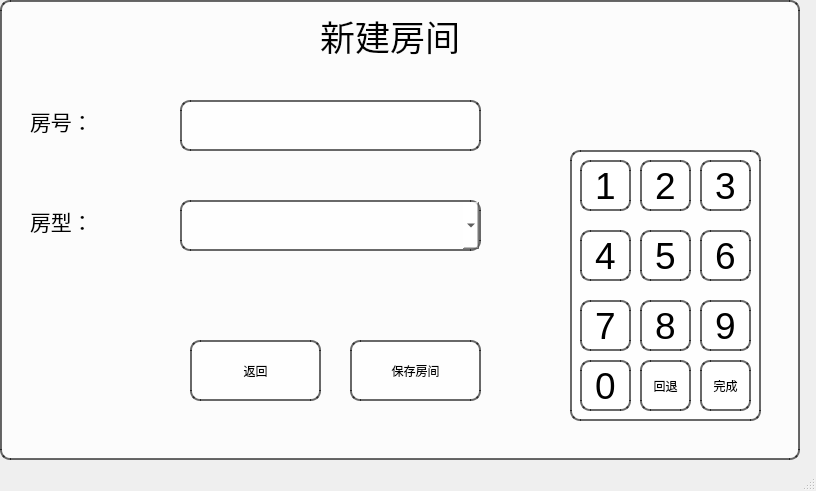
<?xml version="1.0" encoding="UTF-8"?>
<ui version="4.0">
 <class>newroom</class>
 <widget class="QMainWindow" name="newroom">
  <property name="geometry">
   <rect>
    <x>0</x>
    <y>0</y>
    <width>816</width>
    <height>491</height>
   </rect>
  </property>
  <property name="sizePolicy">
   <sizepolicy hsizetype="Preferred" vsizetype="Maximum">
    <horstretch>50</horstretch>
    <verstretch>50</verstretch>
   </sizepolicy>
  </property>
  <property name="windowTitle">
   <string>MainWindow</string>
  </property>
  <widget class="QWidget" name="centralwidget">
   <widget class="QLabel" name="label">
    <property name="geometry">
     <rect>
      <x>320</x>
      <y>-10</y>
      <width>301</width>
      <height>91</height>
     </rect>
    </property>
    <property name="font">
     <font>
      <family>仿宋</family>
      <pointsize>26</pointsize>
     </font>
    </property>
    <property name="text">
     <string>新建房间</string>
    </property>
   </widget>
   <widget class="QFrame" name="frame">
    <property name="geometry">
     <rect>
      <x>0</x>
      <y>0</y>
      <width>800</width>
      <height>460</height>
     </rect>
    </property>
    <property name="styleSheet">
     <string notr="true">border: 2px solid rgba(0, 0, 0, 150); /* 黑色边框，150为不透明度 */
    background-color: rgba(255, 255, 255, 200); /* 白色背景，200为不透明度 */
    border-radius: 10px; /* 圆角边框 */</string>
    </property>
    <property name="frameShape">
     <enum>QFrame::StyledPanel</enum>
    </property>
    <property name="frameShadow">
     <enum>QFrame::Raised</enum>
    </property>
    <widget class="QPushButton" name="pushButton_on">
     <property name="geometry">
      <rect>
       <x>350</x>
       <y>340</y>
       <width>131</width>
       <height>61</height>
      </rect>
     </property>
     <property name="styleSheet">
      <string notr="true">border: 2px solid rgba(0, 0, 0, 150); /* 黑色边框，150为不透明度 */
    background-color: rgba(255, 255, 255, 200); /* 白色背景，200为不透明度 */
    border-radius: 10px; /* 圆角边框 */
</string>
     </property>
     <property name="text">
      <string>保存房间</string>
     </property>
    </widget>
    <widget class="QPushButton" name="pushButton_back">
     <property name="geometry">
      <rect>
       <x>190</x>
       <y>340</y>
       <width>131</width>
       <height>61</height>
      </rect>
     </property>
     <property name="text">
      <string>返回</string>
     </property>
    </widget>
    <widget class="QComboBox" name="comboBox_2">
     <property name="geometry">
      <rect>
       <x>180</x>
       <y>200</y>
       <width>301</width>
       <height>51</height>
      </rect>
     </property>
     <property name="sizePolicy">
      <sizepolicy hsizetype="Minimum" vsizetype="Fixed">
       <horstretch>0</horstretch>
       <verstretch>0</verstretch>
      </sizepolicy>
     </property>
     <property name="minimumSize">
      <size>
       <width>0</width>
       <height>50</height>
      </size>
     </property>
     <property name="styleSheet">
      <string notr="true">border: 2px solid rgba(0, 0, 0, 150); /* 黑色边框，150为不透明度 */
    background-color: rgba(255, 255, 255, 200); /* 白色背景，200为不透明度 */
    border-radius: 10px; /* 圆角边框 */</string>
     </property>
     <property name="editable">
      <bool>true</bool>
     </property>
    </widget>
    <widget class="QTextEdit" name="roomid">
     <property name="geometry">
      <rect>
       <x>180</x>
       <y>100</y>
       <width>301</width>
       <height>51</height>
      </rect>
     </property>
     <property name="sizeIncrement">
      <size>
       <width>0</width>
       <height>0</height>
      </size>
     </property>
     <property name="styleSheet">
      <string notr="true">
border: 2px solid rgba(0, 0, 0, 150); /* 黑色边框，150为不透明度 */
    background-color: rgba(255, 255, 255, 200); /* 白色背景，200为不透明度 */
    border-radius: 10px; /* 圆角边框 */
</string>
     </property>
    </widget>
    <widget class="QFrame" name="frame_2">
     <property name="geometry">
      <rect>
       <x>570</x>
       <y>150</y>
       <width>191</width>
       <height>271</height>
      </rect>
     </property>
     <property name="mouseTracking">
      <bool>true</bool>
     </property>
     <property name="layoutDirection">
      <enum>Qt::LeftToRight</enum>
     </property>
     <property name="styleSheet">
      <string notr="true">border: 2px solid rgba(0, 0, 0, 150); /* 黑色边框，150为不透明度 */
    background-color: rgba(255, 255, 255, 200); /* 白色背景，200为不透明度 */
    border-radius: 10px; /* 圆角边框 */</string>
     </property>
     <property name="frameShape">
      <enum>QFrame::StyledPanel</enum>
     </property>
     <property name="frameShadow">
      <enum>QFrame::Raised</enum>
     </property>
     <widget class="QPushButton" name="pushButton_1">
      <property name="geometry">
       <rect>
        <x>10</x>
        <y>10</y>
        <width>51</width>
        <height>51</height>
       </rect>
      </property>
      <property name="font">
       <font>
        <pointsize>28</pointsize>
       </font>
      </property>
      <property name="styleSheet">
       <string notr="true"> color: black; /* 设置字体颜色为白色 */
</string>
      </property>
      <property name="text">
       <string>1</string>
      </property>
      <property name="flat">
       <bool>true</bool>
      </property>
     </widget>
     <widget class="QPushButton" name="pushButton_2">
      <property name="geometry">
       <rect>
        <x>70</x>
        <y>10</y>
        <width>51</width>
        <height>51</height>
       </rect>
      </property>
      <property name="font">
       <font>
        <pointsize>28</pointsize>
       </font>
      </property>
      <property name="styleSheet">
       <string notr="true"> color: black; /* 设置字体颜色为白色 */
</string>
      </property>
      <property name="text">
       <string>2</string>
      </property>
      <property name="flat">
       <bool>true</bool>
      </property>
     </widget>
     <widget class="QPushButton" name="pushButton_4">
      <property name="geometry">
       <rect>
        <x>10</x>
        <y>80</y>
        <width>51</width>
        <height>51</height>
       </rect>
      </property>
      <property name="font">
       <font>
        <pointsize>28</pointsize>
       </font>
      </property>
      <property name="styleSheet">
       <string notr="true"> color: black; /* 设置字体颜色为白色 */
</string>
      </property>
      <property name="text">
       <string>4</string>
      </property>
      <property name="flat">
       <bool>true</bool>
      </property>
     </widget>
     <widget class="QPushButton" name="pushButton_3">
      <property name="geometry">
       <rect>
        <x>130</x>
        <y>10</y>
        <width>51</width>
        <height>51</height>
       </rect>
      </property>
      <property name="font">
       <font>
        <pointsize>28</pointsize>
       </font>
      </property>
      <property name="styleSheet">
       <string notr="true"> color: black; /* 设置字体颜色为白色 */
</string>
      </property>
      <property name="text">
       <string>3</string>
      </property>
      <property name="flat">
       <bool>true</bool>
      </property>
     </widget>
     <widget class="QPushButton" name="pushButton_6">
      <property name="geometry">
       <rect>
        <x>130</x>
        <y>80</y>
        <width>51</width>
        <height>51</height>
       </rect>
      </property>
      <property name="font">
       <font>
        <pointsize>28</pointsize>
       </font>
      </property>
      <property name="styleSheet">
       <string notr="true"> color: black; /* 设置字体颜色为白色 */
</string>
      </property>
      <property name="text">
       <string>6</string>
      </property>
      <property name="flat">
       <bool>true</bool>
      </property>
     </widget>
     <widget class="QPushButton" name="pushButton_7">
      <property name="geometry">
       <rect>
        <x>10</x>
        <y>150</y>
        <width>51</width>
        <height>51</height>
       </rect>
      </property>
      <property name="font">
       <font>
        <pointsize>28</pointsize>
       </font>
      </property>
      <property name="styleSheet">
       <string notr="true"> color: black; /* 设置字体颜色为白色 */
</string>
      </property>
      <property name="text">
       <string>7</string>
      </property>
      <property name="flat">
       <bool>true</bool>
      </property>
     </widget>
     <widget class="QPushButton" name="pushButton_5">
      <property name="geometry">
       <rect>
        <x>70</x>
        <y>80</y>
        <width>51</width>
        <height>51</height>
       </rect>
      </property>
      <property name="font">
       <font>
        <pointsize>28</pointsize>
       </font>
      </property>
      <property name="styleSheet">
       <string notr="true"> color: black; /* 设置字体颜色为白色 */
</string>
      </property>
      <property name="text">
       <string>5</string>
      </property>
      <property name="flat">
       <bool>true</bool>
      </property>
     </widget>
     <widget class="QPushButton" name="pushButton_9">
      <property name="geometry">
       <rect>
        <x>130</x>
        <y>150</y>
        <width>51</width>
        <height>51</height>
       </rect>
      </property>
      <property name="font">
       <font>
        <pointsize>28</pointsize>
       </font>
      </property>
      <property name="styleSheet">
       <string notr="true"> color: black; /* 设置字体颜色为白色 */
</string>
      </property>
      <property name="text">
       <string>9</string>
      </property>
      <property name="flat">
       <bool>true</bool>
      </property>
     </widget>
     <widget class="QPushButton" name="pushButton_8">
      <property name="geometry">
       <rect>
        <x>70</x>
        <y>150</y>
        <width>51</width>
        <height>51</height>
       </rect>
      </property>
      <property name="font">
       <font>
        <pointsize>28</pointsize>
       </font>
      </property>
      <property name="styleSheet">
       <string notr="true"> color: black; /* 设置字体颜色为白色 */
</string>
      </property>
      <property name="text">
       <string>8</string>
      </property>
      <property name="flat">
       <bool>true</bool>
      </property>
     </widget>
     <widget class="QPushButton" name="pushButton_0">
      <property name="geometry">
       <rect>
        <x>10</x>
        <y>210</y>
        <width>51</width>
        <height>51</height>
       </rect>
      </property>
      <property name="font">
       <font>
        <pointsize>28</pointsize>
       </font>
      </property>
      <property name="styleSheet">
       <string notr="true"> color: black; /* 设置字体颜色为白色 */
</string>
      </property>
      <property name="text">
       <string>0</string>
      </property>
      <property name="flat">
       <bool>true</bool>
      </property>
     </widget>
     <widget class="QPushButton" name="pushButton">
      <property name="geometry">
       <rect>
        <x>70</x>
        <y>210</y>
        <width>51</width>
        <height>51</height>
       </rect>
      </property>
      <property name="text">
       <string>回退</string>
      </property>
     </widget>
     <widget class="QPushButton" name="pushButton_10">
      <property name="geometry">
       <rect>
        <x>130</x>
        <y>210</y>
        <width>51</width>
        <height>51</height>
       </rect>
      </property>
      <property name="text">
       <string>完成</string>
      </property>
     </widget>
    </widget>
   </widget>
   <widget class="QLabel" name="label_4">
    <property name="geometry">
     <rect>
      <x>30</x>
      <y>90</y>
      <width>101</width>
      <height>61</height>
     </rect>
    </property>
    <property name="font">
     <font>
      <pointsize>16</pointsize>
     </font>
    </property>
    <property name="text">
     <string>房号：</string>
    </property>
   </widget>
   <widget class="QLabel" name="label_5">
    <property name="geometry">
     <rect>
      <x>30</x>
      <y>190</y>
      <width>101</width>
      <height>61</height>
     </rect>
    </property>
    <property name="font">
     <font>
      <pointsize>16</pointsize>
     </font>
    </property>
    <property name="text">
     <string>房型：</string>
    </property>
   </widget>
   <zorder>frame</zorder>
   <zorder>label</zorder>
   <zorder>label_4</zorder>
   <zorder>label_5</zorder>
  </widget>
  <widget class="QStatusBar" name="statusbar"/>
 </widget>
 <resources/>
 <connections/>
</ui>
